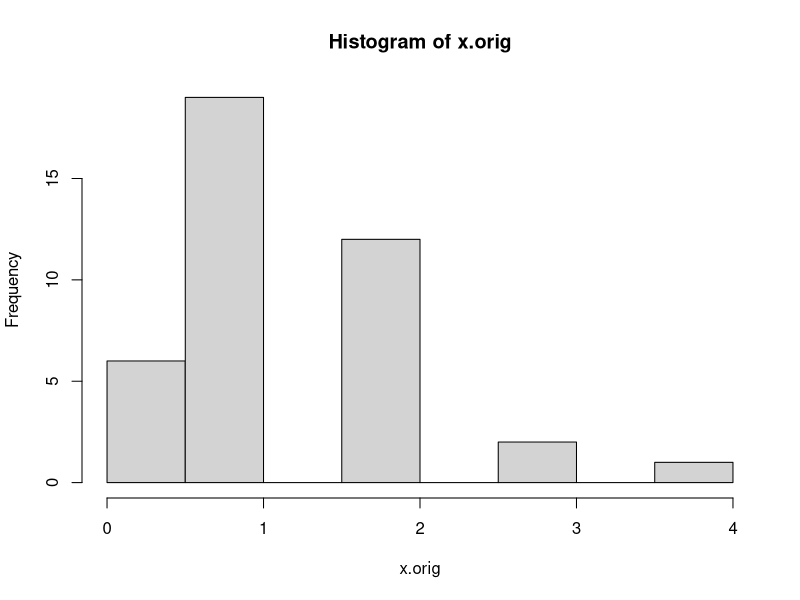
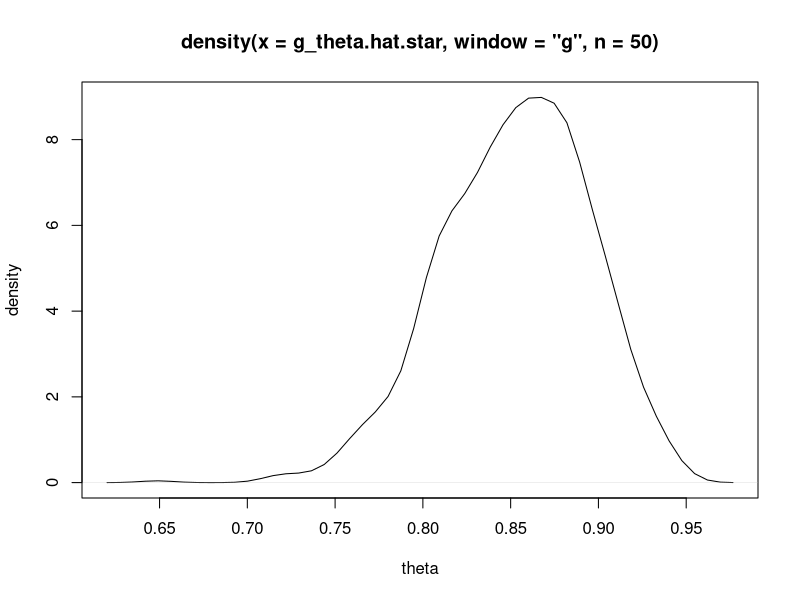
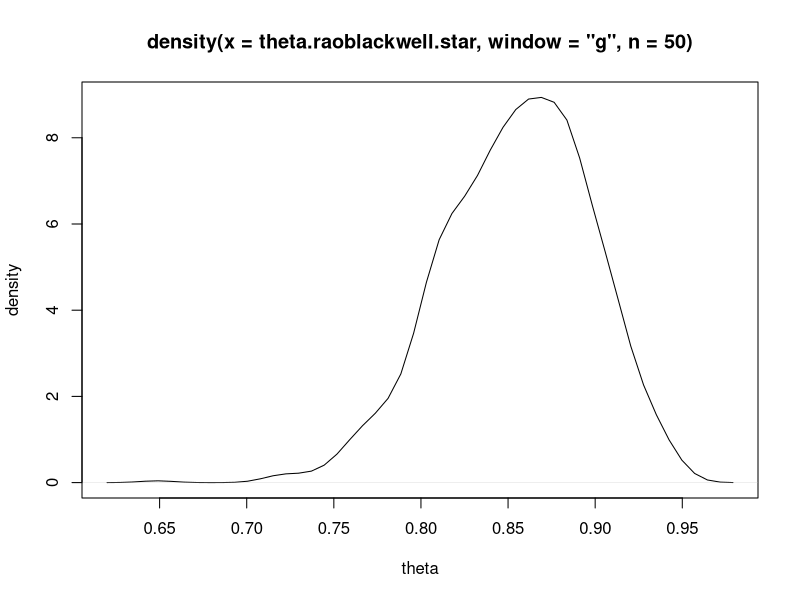

These charts were generated, in order, by the following R code:
### bootstrap the UMVUE of P(X<=2) 

####################################################################
### simulate a random sample of size n from the Bin(m, theta)

n = 40	# sample size, X_1,...,X_n

m = 26; theta = 0.05

prob.true = (1-theta)^m + m*theta*(1-theta)^(m-1) + choose(m,2)*theta^2*(1-theta)^(m-2)
prob.true1 = pbinom(2,m,theta)
prob.true; prob.true1

x.orig = rbinom(n, m, theta)
x.orig

hist(x.orig)

suff.stat = sum(x.orig)

# MLE of theta and P(X<=2)

theta.hat = suff.stat/(n*m)	# UMVUE of theta
theta.hat

g_theta.hat = (1-theta.hat)^m + m*theta.hat*(1-theta.hat)^(m-1) + choose(m,2)*theta.hat^2*(1-theta.hat)^(m-2)
g_theta.hat

# Rao-Blackwell estimator of P(X<=2)

theta.raoblackwell = ( choose((n-1)*m,suff.stat) + m*choose((n-1)*m,(suff.stat-1)) + choose(m,2)*choose((n-1)*m,(suff.stat-2)) ) / choose(n*m,suff.stat)
theta.raoblackwell

####################################################################
# parametric bootstrap of the MLE and of the Rao-Blackwell estimator
# of the probability P(X<=2)

B = 1000

g_theta.hat.star = numeric(B)
theta.raoblackwell.star = numeric(B)

for(i in 1:B){
	x = rbinom(n, m, theta.hat) 	# plug in the UMVUE of theta
	theta.hat.star = sum(x)/(n*m)
	suff.stat = sum(x)
      g_theta.hat.star[i] = (1-theta.hat.star)^m + m*theta.hat.star*(1-theta.hat.star)^(m-1) + choose(m,2)*theta.hat.star^2*(1-theta.hat.star)^(m-2)
	# g_theta.hat.star[i] = pbinom(2, m, theta.hat.star)	# note this alternative calculation
      theta.raoblackwell.star[i] = ( choose((n-1)*m,suff.stat) + m*choose((n-1)*m,(suff.stat-1)) + choose(m,2)*choose((n-1)*m,(suff.stat-2)) ) / choose(n*m,suff.stat)
}


X11()
plot(density(g_theta.hat.star, n=50, window="g"),type="l",xlab="theta",ylab="density")

g_theta.hat.star.boot.m = mean(g_theta.hat.star)
g_theta.hat.star.boot.s = sd(g_theta.hat.star)
g_theta.hat.star.boot.s
g_theta.hat.star.boot.ci = quantile(g_theta.hat.star,c(0.025,0.975))
g_theta.hat.star.boot.ci
 
X11()
plot(density(theta.raoblackwell.star, n=50, window="g"),type="l",xlab="theta",ylab="density")

theta.raoblackwell.star.boot.m = mean(theta.raoblackwell.star)
theta.raoblackwell.star.boot.s = sd(theta.raoblackwell.star)
theta.raoblackwell.star.boot.s
theta.raoblackwell.star.boot.ci = quantile(theta.raoblackwell.star,c(0.025,0.975))
theta.raoblackwell.star.boot.ci

# print results

prob.true
c(g_theta.hat, theta.raoblackwell)
c(g_theta.hat.star.boot.m, theta.raoblackwell.star.boot.m) 
c(g_theta.hat.star.boot.s, theta.raoblackwell.star.boot.s) 
c(g_theta.hat.star.boot.ci, theta.raoblackwell.star.boot.ci) 



